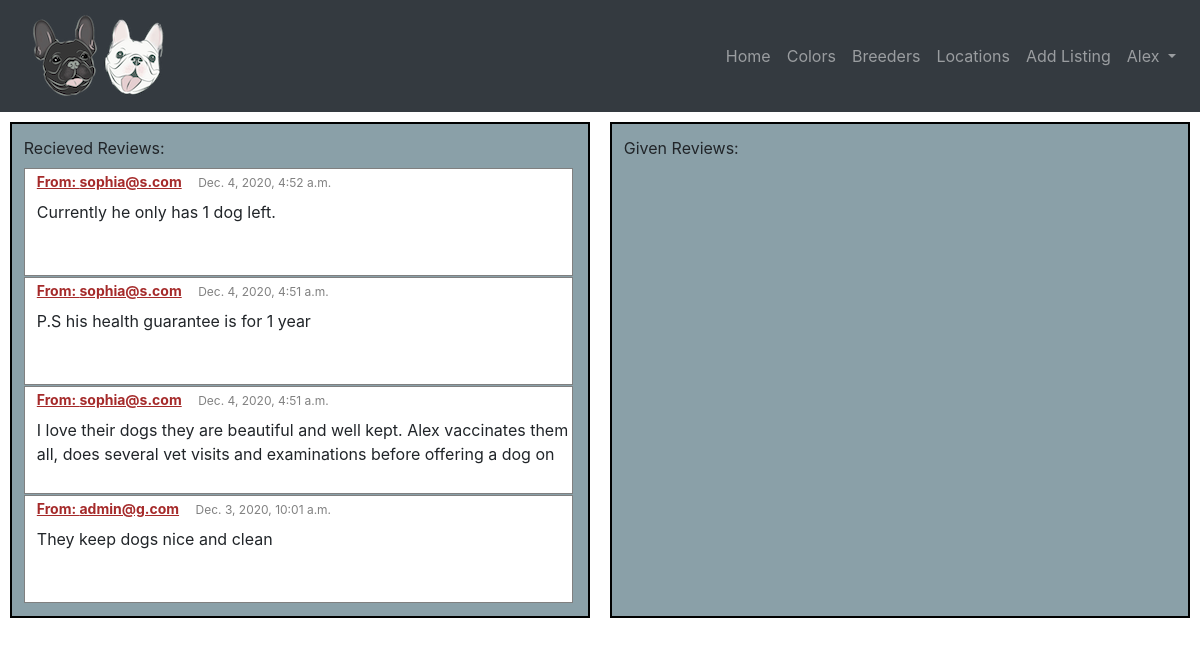
Page /my_reviews (signed in) on the committed database.
### puppysearch/models.py (models this page shows, shortened)
class User(AbstractUser):
    company_name = models.CharField(max_length=64, blank=True)
    first_name = models.CharField(max_length=64)
    last_name = models.CharField(max_length=64)
    phone = models.CharField(max_length=64)
    is_breeder = models.BooleanField(default=False)
    timestamp = models.DateTimeField(default=datetime.now)
    favorites = models.ManyToManyField('Listing', blank=True, related_name="watchers")

class Review(models.Model):
    reviewer = models.ForeignKey(User, on_delete=models.CASCADE, related_name="reviews")
    content = models.TextField(blank=True)
    timestamp = models.DateTimeField(default=datetime.now, null=True, blank=True)
    reviewed = models.ForeignKey(User, on_delete=models.CASCADE, null=True, related_name="reviewed")

### puppysearch/views.py (the view)
# urls.py: path("my_reviews", views.my_reviews, name="my_reviews"),
def my_reviews(request):
    recieved_reviews = Review.objects.all().filter(reviewed=request.user).order_by("-timestamp")
    given_reviews = Review.objects.all().filter(reviewer=request.user).order_by("-timestamp")
    context = {
        "recieved_reviews": recieved_reviews,
        "given_reviews": given_reviews
    }
    return render(request, "puppysearch/my_reviews.html", context)

### puppysearch/templates/puppysearch/my_reviews.html (shortened to what this page needs)
{% extends "puppysearch/layout.html" %} {%load static%}
{% block body %}
{%if user.is_breeder%}
<div class="flex-container">
  <div class="flex-child">
    <label>Recieved Reviews: </label>
        {% for review in recieved_reviews %}
        <div class="reviews_inner_div">
            <label class="owner_label"> From: {{review.reviewer.email}} </label>
            <label class="timestamp_label"> {{review.timestamp}} </label>
            <p class="review_content"> {{review.content}} </p>
        </div>
        {%endfor%}
  </div>
  {%endif%}
  <div class="flex-child">
    <label>Given Reviews:</label>
  </div>
</div>
</html>
{% endblock %}

### puppysearch/templates/puppysearch/layout.html (shortened to what this page needs)
{%load static%}
<!DOCTYPE html>
<html lang="en">
<head>
    <link rel="stylesheet" href="https://stackpath.bootstrapcdn.com/bootstrap/4.3.1/css/bootstrap.min.css">
    <link href="https://maxcdn.bootstrapcdn.com/font-awesome/4.7.0/css/font-awesome.min.css" rel="stylesheet"/>
    <link href="{% static 'puppysearch/styles.css' %}" rel="stylesheet">
</head>
<body>
    <nav class="navbar navbar-expand-lg navbar-dark bg-dark static-top">
        <div class="div_nav_bar">
            <a class="navbar-brand" href="{% url 'index' %}">
                <img src="{% static 'media/logo.png' %}" alt="logo">
            </a>
        </div>
        <div class="collapse navbar-collapse" id="navbarResponsive">
            <ul class="navbar-nav ml-auto">
                <li class="nav-item">
                    <a class="nav-link" href="{% url 'index' %}"> Home
                    </a>
                </li>
                <li class="nav-item">
                    <a class="nav-link" href="{% url 'colors' %}">Colors</a>
                </li>
                <li class="nav-item">
                    <a class="nav-link" href="{% url 'breeders'%}">Breeders</a>
                </li>
                <li class="nav-item">
                    <a class="nav-link" href="{% url 'locations'%}">Locations</a>
                </li>
                {% if user.is_authenticated%}
                 {%if user.is_breeder%}
                 <li class="nav-item">
                    <a class="nav-link" href="{% url 'add_listing'%}">Add Listing</a>
                </li>
                {%endif%}
                <li class="nav-item dropdown">
                    <a class="nav-link dropdown-toggle" href="#" id="navbarDropdown" role="button" data-toggle="dropdown" aria-haspopup="true" aria-expanded="false">
                        {{ user.username }}
                    </a>
                </li>
                {% endif %}
            </ul>
        </div>
    </nav>
    <div class="body">
        {% block body %}{% endblock %}
</body>
</html>

### puppysearch/static/puppysearch/styles.css (style rules this page uses)
.div_nav_bar { margin-left: 1%; }
.owner_label { font-size: 14px !important; text-decoration: underline; color: brown; }
.timestamp_label { margin-left: 0; padding-left: 0; font-size: 12px; }
.review_content { margin-left: 12px; overflow: auto; height: 50px; }
.reviews_inner_div { border: 1px solid grey; margin-right: 3px; height: 108px; margin-bottom: 1px; background-color: white; }
.flex-container { margin-top: 10px; margin-left: 10px; margin-right: 10px; display: flex; }
.flex-child { padding: 1%; flex: 1; background: #8aa0a8; border: 2px solid black; }
.flex-child:first-child { padding: 1%; background: #8aa0a8; margin-right: 20px; }
.owner_label { padding-left: 12px; font-weight: bolder; font-size: 18px; }
.timestamp_label { padding-left: 12px; font-weight: 12px; color: grey; }

### rows in the picture
User: username "Alex"
Review: reviewer.email "sophia@s.com", timestamp "Dec. 4, 2020, 4:52 a.m.", content "Currently he only has 1 dog left."
Review: reviewer.email "sophia@s.com", timestamp "Dec. 4, 2020, 4:51 a.m.", content "P.S his health guarantee is for 1 year"
Review: reviewer.email "sophia@s.com", timestamp "Dec. 4, 2020, 4:51 a.m.", content "I love their dogs they are beautiful and well kept. Alex vaccinates them all, does several vet visits and examinations before offering a dog on…"
Review: reviewer.email "admin@g.com", timestamp "Dec. 3, 2020, 10:01 a.m.", content "They keep dogs nice and clean"
